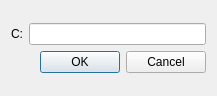
<?xml version="1.0" encoding="UTF-8"?>
<ui version="4.0">
 <class>DialogLog</class>
 <widget class="QDialog" name="DialogLog">
  <property name="geometry">
   <rect>
    <x>0</x>
    <y>0</y>
    <width>217</width>
    <height>96</height>
   </rect>
  </property>
  <property name="minimumSize">
   <size>
    <width>0</width>
    <height>0</height>
   </size>
  </property>
  <property name="maximumSize">
   <size>
    <width>400</width>
    <height>300</height>
   </size>
  </property>
  <property name="windowTitle">
   <string>Log Transform</string>
  </property>
  <layout class="QVBoxLayout" name="verticalLayout_2">
   <item>
    <layout class="QVBoxLayout" name="verticalLayout">
     <item>
      <layout class="QHBoxLayout" name="horizontalLayout">
       <item>
        <widget class="QLabel" name="label">
         <property name="text">
          <string>C:</string>
         </property>
         <property name="margin">
          <number>10</number>
         </property>
        </widget>
       </item>
       <item>
        <widget class="QLineEdit" name="lineEdit"/>
       </item>
      </layout>
     </item>
     <item>
      <widget class="QDialogButtonBox" name="buttonBox">
       <property name="orientation">
        <enum>Qt::Horizontal</enum>
       </property>
       <property name="standardButtons">
        <set>QDialogButtonBox::Cancel|QDialogButtonBox::Ok</set>
       </property>
      </widget>
     </item>
    </layout>
   </item>
  </layout>
 </widget>
 <resources/>
 <connections>
  <connection>
   <sender>buttonBox</sender>
   <signal>accepted()</signal>
   <receiver>DialogLog</receiver>
   <slot>accept()</slot>
   <hints>
    <hint type="sourcelabel">
     <x>248</x>
     <y>254</y>
    </hint>
    <hint type="destinationlabel">
     <x>157</x>
     <y>274</y>
    </hint>
   </hints>
  </connection>
  <connection>
   <sender>buttonBox</sender>
   <signal>rejected()</signal>
   <receiver>DialogLog</receiver>
   <slot>reject()</slot>
   <hints>
    <hint type="sourcelabel">
     <x>316</x>
     <y>260</y>
    </hint>
    <hint type="destinationlabel">
     <x>286</x>
     <y>274</y>
    </hint>
   </hints>
  </connection>
 </connections>
</ui>
